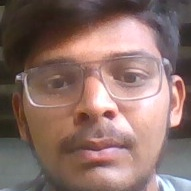
#> input picture FaceRecognitionAttendance/dataset/Surendra/face_1.jpg, 191 x 191 px; its folder holds 4 pictures in this run
$ python train_model.py
#> lines starting #> are read from the running program, lines starting #| are printed output that depends on the picture
import cv2
import os
import numpy as np

path = "dataset/Surendra"

faces = []
ids = []

for file in os.listdir(path):

    if file.endswith(".jpg"):

        image_path = os.path.join(path, file)

        img = cv2.imread(image_path, cv2.IMREAD_GRAYSCALE)
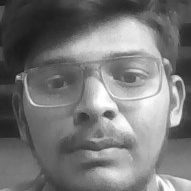
#> img: shape (191, 191); min 26, max 255, mean 119.7

        if img is not None:
            faces.append(img)
            ids.append(1)
#> pass 2 of the loop `for file in os.listdir(path):`:
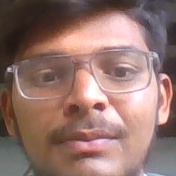
#> input picture FaceRecognitionAttendance/dataset/Surendra/face_10.jpg, 176 x 176 px
#> `img = cv2.imread(image_path, cv2.IMREAD_GRAYSCALE)`:
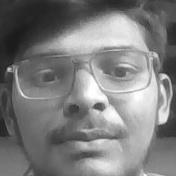
#> img: shape (176, 176); min 26, max 255, mean 125.5
#> pass 3 of the loop `for file in os.listdir(path):`:
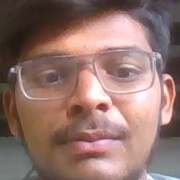
#> input picture FaceRecognitionAttendance/dataset/Surendra/face_11.jpg, 180 x 180 px
#> `img = cv2.imread(image_path, cv2.IMREAD_GRAYSCALE)`:
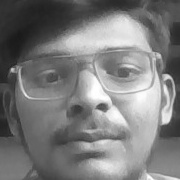
#> img: shape (180, 180); min 25, max 255, mean 124
#> the loop made 4 passes; the first 3 are shown

print("Images loaded:", len(faces))

if len(faces) == 0:
    print("No valid images found!")
    exit()

recognizer = cv2.face.LBPHFaceRecognizer_create()

recognizer.train(faces, np.array(ids))

recognizer.save("trainer.yml")

print("Model trained successfully!")
